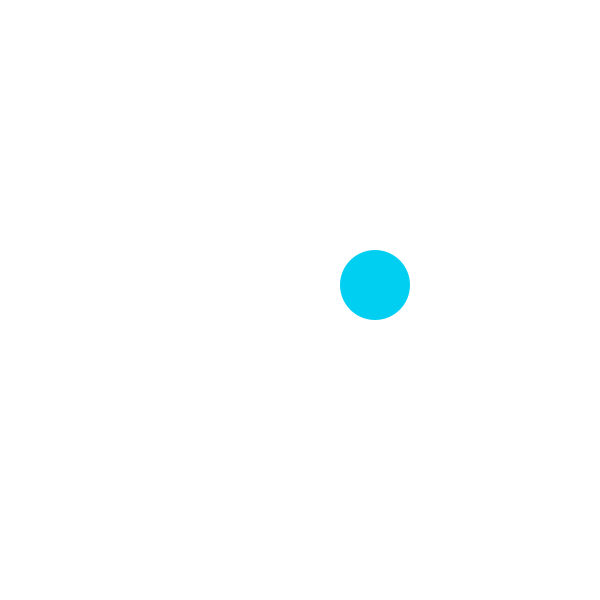
Frame 1 (no input)
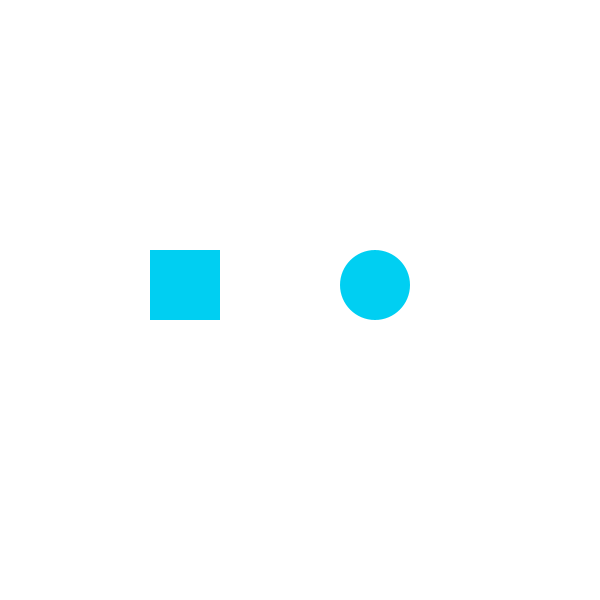
Frame 60 (the mouse pressed at the canvas centre just before this capture)
Frame 120 (the mouse held since frame 60 and released just before this capture): identical to frame 60, image omitted

The Processing sketch that drew these frames (run headless with seeded random() and noise(); from frame 60 on, the mouse is pressed at the canvas centre):

// Processing sketch: processing_88773
// ── processing_88773.pde

// conditions

//println(3<5); //asking question, print out true/flase, is 3 less than 5?
//boolean question = false; 
//prinln(!question); //"not operation"


//shortcut: and &&
//shortcut: or ||

//boolean question = false; 

//println( (3<5) && (3>1) ); //is 3 less than 5 and larger than 1?


void setup () {
  size (600, 600);
  smooth();
}

void draw() {
  background(255);
  noStroke();

  rect(150, 250, 70, 70);
  if (mouseX < width/2) {
    fill(0, 207, 242);
    if (mousePressed == true) {
    rect(100, 200, 170, 170);
    }
  }

  ellipse(375, 285, 70, 70);
  if (mouseX > width/2) {
    fill(88, 237, 51);
    if (mousePressed == true) {
    ellipse(375, 285, 170, 170);
  }
}
}
